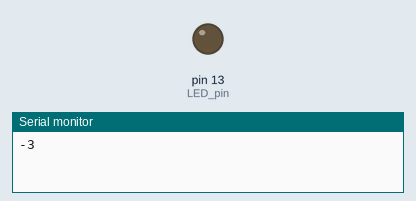
The sketch below on a simulated Arduino Uno, built with avr-gcc and run on an emulated ATmega328P. On the bench: output pins drawn as LEDs (lit = HIGH), the last lines printed to the serial monitor. Random numbers use the default seed unless the sketch sets one.

Above: at 0.1 s.
At 122.1 s:
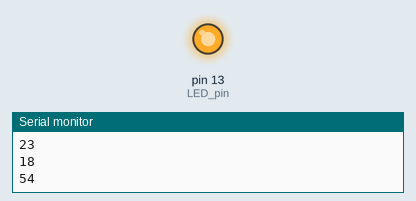
Timing chart, 0 to 126.5 s (numbered marks = the images above):
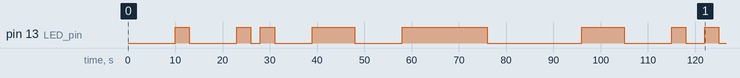

Measured:
- by itself, pin 13 (LED_pin): LOW → HIGH at 10.0 s, → LOW 3.0 s later, → HIGH 10.0 s later, → LOW 3.0 s later, … (16 changes in this stretch)

The sketch:

sketch_dec05a.ino
```cpp
long generate_temprature() {
  return random(-10, 60);
}

int LED_pin = 13;
long temp;
void setup() {
  Serial.begin(9600);
  pinMode(LED_pin,OUTPUT);
}

void loop() {
  temp = generate_temprature();
  Serial.println(temp);
  if( temp > 40) {
    digitalWrite(LED_pin,HIGH);
    delay(1000);
  }else{
    digitalWrite(LED_pin,LOW);
  }
  delay(2000);
}
```
